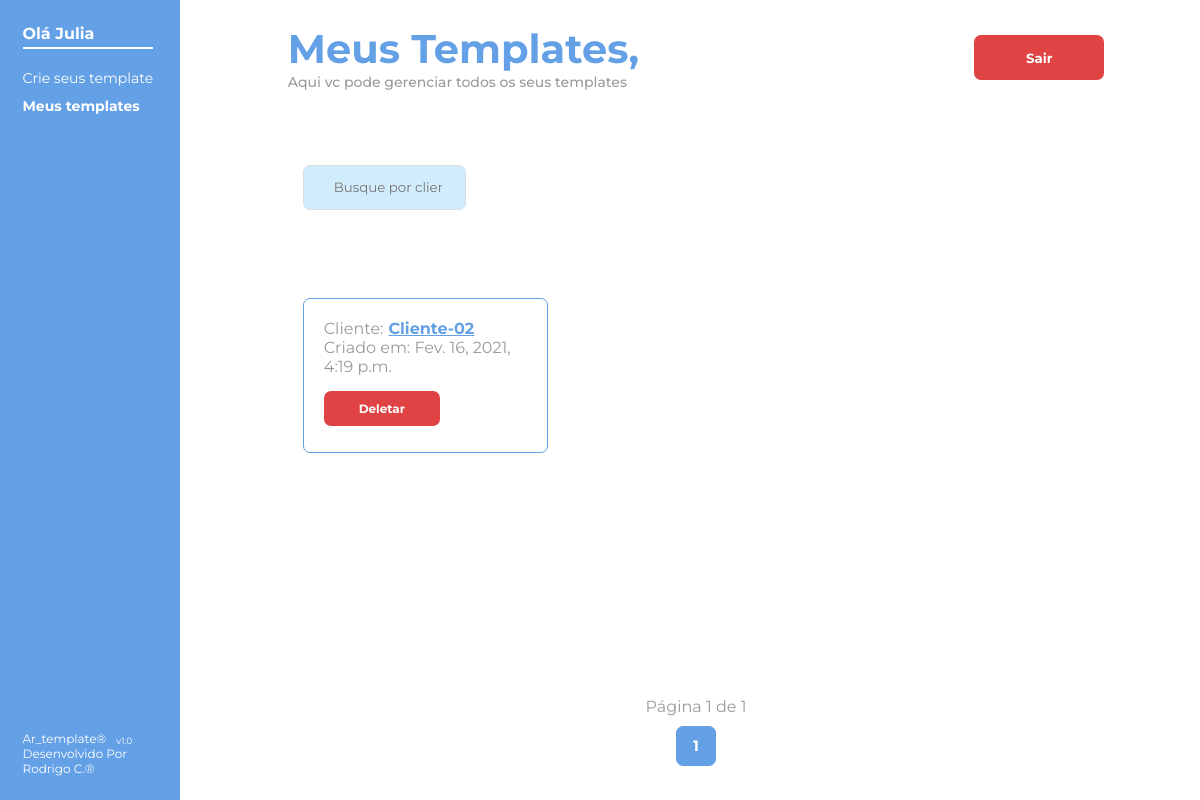
Before: /meus_templates/ (signed in) with the older database file.
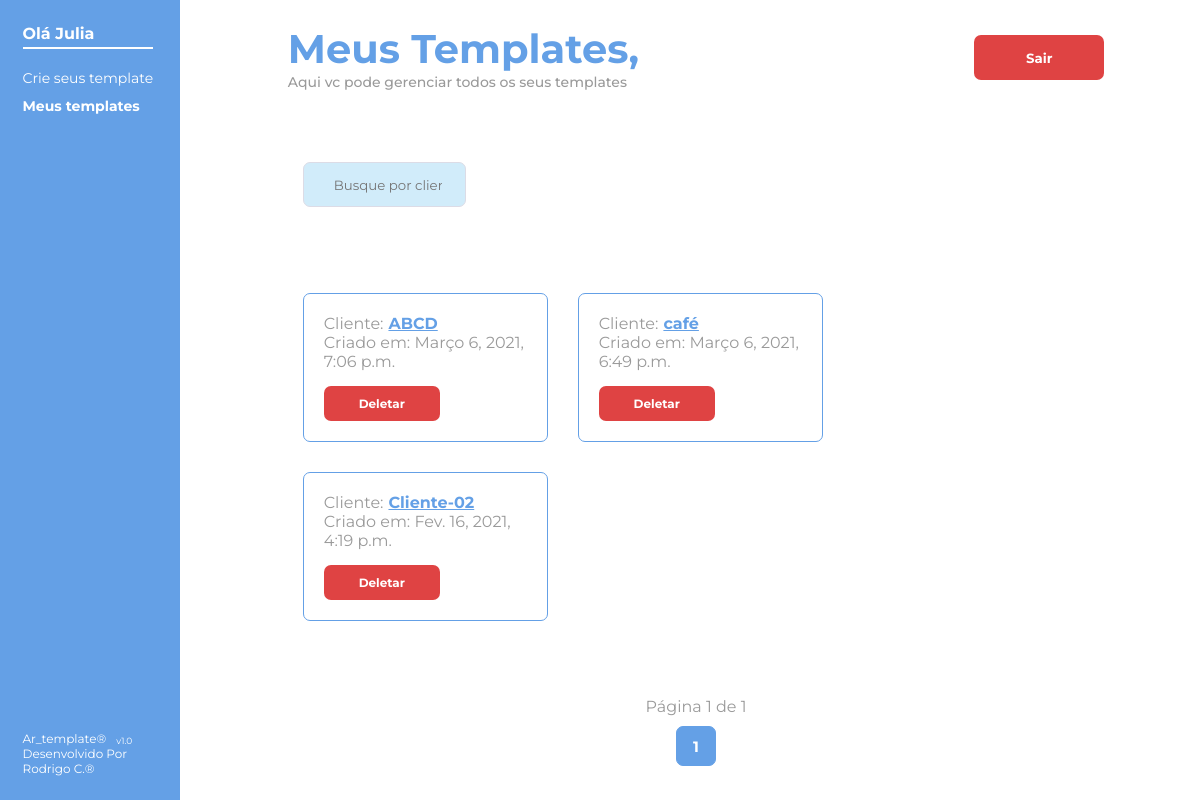
After: the same page with the newer database file.
### criador_de_template/models.py (models this page shows, shortened)
class Usuario(AbstractUser):
    UF_CHOICES = (
        ('AC', 'Acre'),
        ('AL', 'Alagoas'),
        ('AP', 'Amapá'),
        ('BA', 'Bahia'),
        ('CE', 'Ceará'),
        ('DF', 'Distrito Federal'),
        ('ES', 'Espírito Santo'),
        ('GO', 'Goiás'),
        ('MA', 'Maranão'),
        ('MG', 'Minas Gerais'),
        ('MS', 'Mato Grosso do Sul'),
        ('MT', 'Mato Grosso'),
        ('PA', 'Pará'),
        ('PB', 'Paraíba'),
        ('PE', 'Pernanbuco'),
        ('PI', 'Piauí'),
        ('PR', 'Paraná'),
        ('RJ', 'Rio de Janeiro'),
        ('RN', 'Rio Grande do Norte'),
        ('RO', 'Rondônia'),
        ('RR', 'Roraima'),
        ('RS', 'Rio Grande do Sul'),
        ('SC', 'Santa Catarina'),
        ('SE', 'Sergipe'),
        ('SP', 'São Paulo'),
        ('TO', 'Tocantins')
    )
    celular = models.CharField(max_length=11)
    estado = models.CharField(max_length=20, choices=UF_CHOICES)

class Cliente(models.Model):
    usuario = models.ForeignKey(AUTH_USER_MODEL, on_delete=models.CASCADE)
    cliente = models.CharField(max_length=50, null=False, primary_key=True, blank=False)
    criacao = models.DateTimeField(auto_now=True)

### administracao_clientes/views.py (the view)
@login_required
def meus_templates(request):
    termo_buscado = request.GET.get('pesquisa', None)
    if termo_buscado:
        usuario = Usuario.objects.get(username=request.user)
        lista_de_clientes = usuario.cliente_set.filter(cliente__icontains=termo_buscado).order_by('-criacao')
        paginador = Paginator(lista_de_clientes, 6)
        pagina = request.GET.get('page')
        clientes = paginador.get_page(pagina)
    else:
        usuario = Usuario.objects.get(username=request.user)
        lista_de_clientes = usuario.cliente_set.all().order_by('-criacao')
        paginador = Paginator(lista_de_clientes, 6)
        pagina = request.GET.get('page')
        clientes = paginador.get_page(pagina)
    return render(request, 'meus_templates.html', {'clientes': clientes, 'pesquisa': termo_buscado})

### administracao_clientes/templates/meus_templates.html (shortened to what this page needs)
{% extends 'base.html' %}
{% load static %}
{% load icon %}
{% block content %} <link rel="stylesheet" href="{% static 'estilo/criar_template.css' %}"> {% endblock %}
{% block main %}
<main>
    <div class="container-esquerdo">
        <div class="container-menor-esquerdo">
            <div>
                <h3>Olá {{ user.username.capitalize }}</h3>
                <nav>
                    <ul>
                        <li>
                            <a href="{% url 'cria-template' %}">Crie seus template</a>
                        </li>
                        <li id="nesta-pagina">
                            Meus templates
                        </li>
                    </ul>
                </nav>
            </div>
            <div class="desenvolvido">
                <span>Ar_template® <p> v1.0</p></span>
                <span>Desenvolvido Por Rodrigo C.®</span>
            </div>
        </div>
    </div>
    <div class="container-direito">
        <div class="container-menor-direito">
            <div class="login-cadastro-nome">
                <h2>
                    Meus Templates,
                    <p>Aqui vc pode gerenciar todos os seus templates</p>
                </h2>
                <form  method="post" action="{% url 'sair' %}">
                    <button type="submit" class="btn-red">
                        Sair
                    </button>
                </form>
            </div>
            <form method="GET" class="pesquisa">
                <input id="campodepesquisa" type="search" name="pesquisa" placeholder="Busque por clientes" {% if pesquisa %} value=" {{ pesquisa }} "{% endif %}>
            </form>
            <div class="clientes">
                {% for cliente in clientes %}
                <div class="clientes-itens">
                    <p>Cliente: <b><a href="{% url 'meucliente' cliente.cliente %}"> {{ cliente.cliente }} </a></b> </p>
                    <p>Criado em: {{ cliente.criacao }}</p>
                    <div class="delete">
                        <a href="{% url 'deletar' cliente.cliente %}" class="btn-red"> Deletar</a>
                    </div>
                </div>
                {% endfor %}
            </div>
            <div class="paginador">
                <div>
                    Página {{ clientes.number }} de {{ clientes.paginator.num_pages }}
                </div>
                <div>
                    <span class="nesta-pagina">
                        {{ clientes.number }}
                    </span>
                </div>
            </div>
        </div>
    </div>
</main>
{% endblock %}

### templates/base.html (shortened to what this page needs)
{% load static %}
<!DOCTYPE html>
<html lang="pt-br">
<head>
    <link rel="stylesheet" href="{% static 'estilo/style_base.css' %}">
    {% block content %}{% endblock %}
</head>
<body>
    {% block main %}
    {% endblock %}
</body>
</html>

### static/estilo/style_base.css (style rules this page uses)
* { font-family: 'Montserrat' ,'Roboto', sans-serif; color: #9A9A9A; margin: 0px; padding: 0px; box-sizing: border-box; }
body { background-color: #F4F4F4; width: 100%; height: 100vh; display: flex; justify-content: center; align-items: center; }
main { width: 100%; max-width: 100vw; height: 100vh; display: flex; justify-content: space-between; box-shadow: 5px 7px 12px 1px rgba(0, 0, 0, 0.25); background-color: white; align-self: center; flex-wrap: wrap; }
.container-menor-esquerdo, .container-menor-direito { height: 94vh; width: 75%; display: flex; flex-direction: column; justify-content: space-between; align-items: flex-start; }
span { width: 100%; display: flex; align-items: flex-end; justify-content: flex-start; font-size: 18px; }
span p { font-size: 14px; margin-left: 10px; }

### static/estilo/criar_template.css (style rules this page uses)
.container-esquerdo { width: 50%; display: flex; flex-direction: column; align-items: center; justify-content: center; }
.container-esquerdo { background-color: #64A0E6; width: 15vw; }
h3 { font-size: 100%; color: white; border-bottom: 2px solid white; padding-bottom: 4px; margin-bottom: 20px; }
.container-menor-esquerdo { width: 75%; display: flex; flex-direction: column; justify-content: space-between; align-items: flex-start; transition: 2s ease-in-out; }
span { font-size: 12px; color: white; }
span p { font-size: 9px; margin-left: 10px; color: white; }
nav { font-size: 14px; color: white; }
#nesta-pagina { font-size: 14px; color: white; font-weight: 700; }
nav ul { list-style: none; }
nav ul li { display: flex; align-items: center; margin-bottom: 10px; }
ul a { text-decoration: none; color: white; }
.container-direito { width: 84%; display: flex; flex-direction: column; align-items: center; justify-content: center; }
.container-menor-direito { display: flex; width: 81%; flex-direction: column; justify-content: space-between; align-items: center; }
.login-cadastro-nome { width: 100%; display: flex; justify-content: space-between; align-items: center; }
h2 { font-size: 40px; color: #64A0E6; }
h2 p { font-size: 14px; font-weight: 500; }
.btn-red { height: 45px; width: 130px; display: flex; justify-content: center; align-items: center; text-decoration: none; background-color: #DF4343; font-weight: 700; border-radius: 7px; color: white; border: none; }
input { width: 100%; height: 45px; background-color: #d1ecfa; border: 1px solid #dcdce6; border-radius: 7px; padding-left: 3vw; transition: 1s ease-in-out; transition: border , 0.4s; }
.clientes { display: flex; width: 100%; flex-wrap: wrap; min-height: 350px; }
.clientes-itens { width: 30%; margin: 15px; display: flex; flex-direction: column; border: 1px solid #64A0E6; border-radius: 7px; padding: 20px 20px; max-height: 155px; }
.clientes-itens p { display: flex; align-items: center; }
.clientes-itens p b { margin-left: 5px; }
.clientes-itens p b a { color: #64A0E6; }
.clientes-itens .btn-red { width: 116px; height: 35px; margin-top: 15px; font-size: 12px; }
.pesquisa { display: flex; align-self: flex-start; position: relative; align-items: center; width: 40%; margin: 10px 0px 10px 15px; }
input#campodepesquisa { padding-left: 2.5vw; width: 50%; padding-right: 10px; }
.paginador { display: flex; flex-direction: column; }
.paginador div { display: flex; justify-content: space-around; }
.paginador div span { height: 40px; width: 40px; border:1px solid #64A0E6; border-radius: 7px; font-size: 15px; display: flex; align-items: center; justify-content: center; margin: 10px; font-weight: 700; }
.nesta-pagina { font-weight: 700; color: white; background-color: #64A0E6; }

Changed rows visible on the page:
added Cliente: cliente "ABCD", criacao "Março 6, 2021, 7:06 p.m."
added Cliente: cliente "café", criacao "Março 6, 2021, 6:49 p.m."
